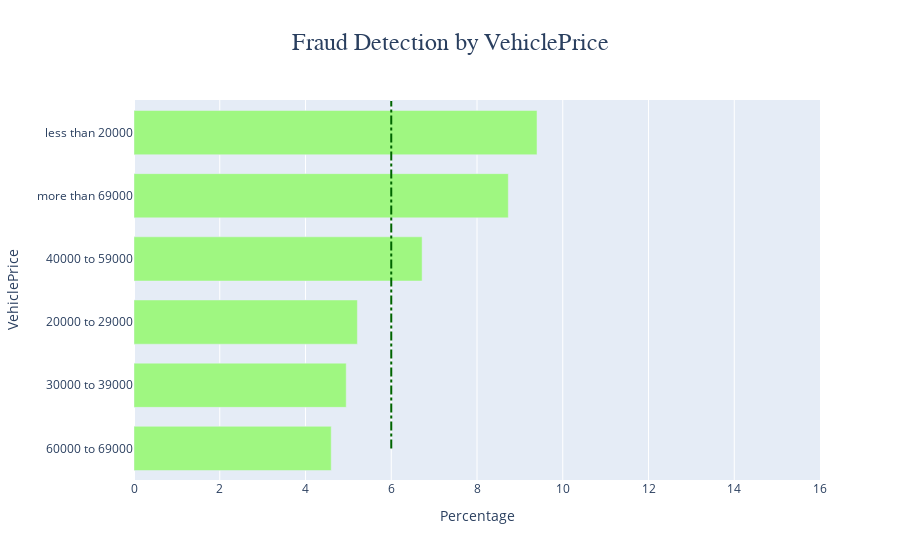

Notebook code for this chart:
### Markdown cell above
## 05) Fraud Detection by Vehicle Price

### Code cell
df_counts_vp = df_viz['VehiclePrice'].value_counts().sort_index()
df_counts_fraud3 = df_fraud['VehiclePrice'].value_counts().sort_index()
df_percentages_fraud3 = pd.DataFrame(round((df_counts_fraud3 / df_counts_vp) * 100, 2)).fillna(0).reset_index()

df_percentages_fraud3.columns = ['VehiclePrice', 'Fraud %']
df_percentages_fraud3 = df_percentages_fraud3.sort_values(by=['Fraud %'])

# Bar Chart
fig = go.Figure()

fig.add_trace(go.Bar(x=df_percentages_fraud3['Fraud %'], y=df_percentages_fraud3['VehiclePrice'], orientation='h',
    marker_color='#9FF781'))

fig.update_layout(
    title={
        'text': 'Fraud Detection by VehiclePrice',
        'x':0.5,
        'font': {'family': "Arial, sans-serif", 'size': 24}
    })

fig.update_layout(
    xaxis=dict(title='Percentage', range=[0, 16], dtick=2), yaxis=dict(title='VehiclePrice'), legend=dict(title='Outcome'), bargap=0.3)

fig.add_shape(
    type="line",
    x0=6,
    y0=0,
    x1=6,
    y1=5.5,
    line=dict(
        color="rgba(0, 100, 0, 1)",
        width=2,
        dash="dashdot", 
    ),
)

fig.show()

### Figure 1 — Plotly figure (JSON) as saved in the notebook; plotly's stock layout.template omitted (floating-point values rounded to 4 significant figures)
{"data": [{"marker": {"color": "#9FF781"}, "orientation": "h", "type": "bar", "x": [4.6, 4.95, 5.21, 6.72, 8.73, 9.4], "y": ["60000 to 69000", "30000 to 39000", "20000 to 29000", "40000 to 59000", "more than 69000", "less than 20000"]}], "layout": {"bargap": 0.3, "legend": {"title": {"text": "Outcome"}}, "shapes": [{"line": {"color": "rgba(0, 100, 0, 1)", "dash": "dashdot", "width": 2}, "type": "line", "x0": 6, "x1": 6, "y0": 0, "y1": 5.5}], "title": {"font": {"family": "Arial, sans-serif", "size": 24}, "text": "Fraud Detection by VehiclePrice", "x": 0.5}, "xaxis": {"dtick": 2, "range": [0, 16], "title": {"text": "Percentage"}}, "yaxis": {"title": {"text": "VehiclePrice"}}}}
